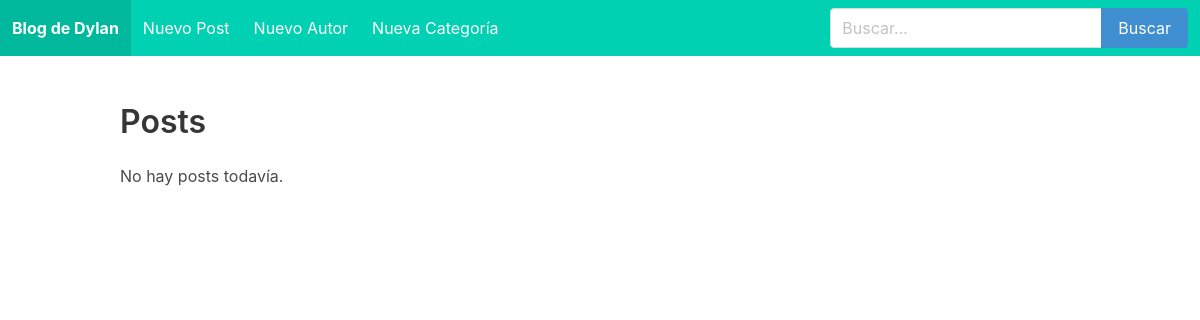
The app's page /, older data.
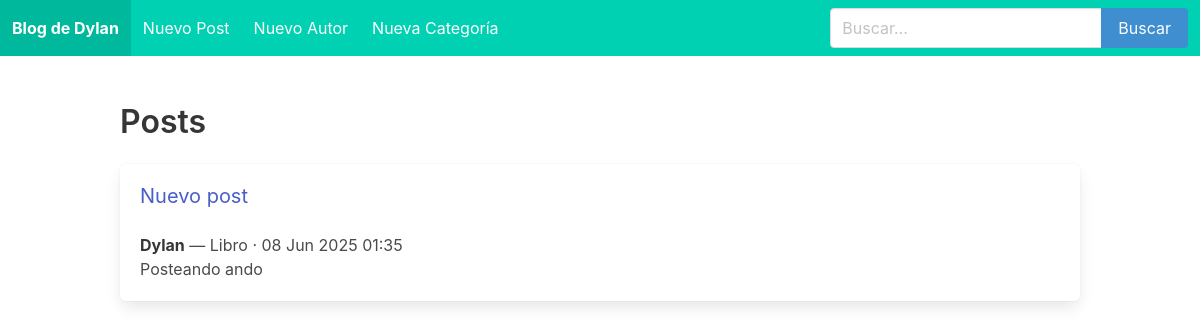
The same page, newer data.
### blog/models.py (models this page shows, shortened)
class Post(models.Model):
    title      = models.CharField("Título", max_length=200)
    content    = models.TextField("Contenido")
    created_at = models.DateTimeField("Creado", auto_now_add=True)
    author     = models.ForeignKey(Author, on_delete=models.CASCADE)
    category   = models.ForeignKey(Category, on_delete=models.SET_NULL, null=True)
    class Meta:
        ordering = ["-created_at"]
    def get_absolute_url(self):
        return reverse("post_detail", args=[self.pk])

class Author(models.Model):
    name = models.CharField("Nombre", max_length=100)
    bio  = models.TextField("Biografía", blank=True)
    def __str__(self):
        return self.name

class Category(models.Model):
    name = models.CharField("Categoría", max_length=50, unique=True)
    description = models.TextField("Descripción", blank=True)
    def __str__(self):
        return self.name

### blog/views.py (the view)
# urls.py: path("",               views.PostList.as_view(),      name="post_list"),
class PostList(ListView):
    model               = Post
    template_name       = "post_list.html"
    context_object_name = "posts"

### blog/templates/post_list.html (shortened to what this page needs)
{% extends "base.html" %}
{% block content %}
<h1 class="title">Posts</h1>
{% for post in posts %}
  <div class="box">
    <h2 class="subtitle">
      <a href="{{ post.get_absolute_url }}">{{ post.title }}</a>
    </h2>
    <p>
      <strong>{{ post.author }}</strong> — {{ post.category }} ·
      {{ post.created_at|date:"d M Y H:i" }}
    </p>
    <p>{{ post.content|truncatechars:150 }}</p>
  </div>
{% empty %}
  <p>No hay posts todavía.</p>
{% endfor %}
{% endblock %}

Row changes from the older to the newer data that the page shows:
added Post: title "Nuevo post", author "Dylan", category "Libro", created_at "08 Jun 2025 01:35", content "Posteando ando"
Text that changed along with them:
text no longer shown: "No hay posts todavía."
